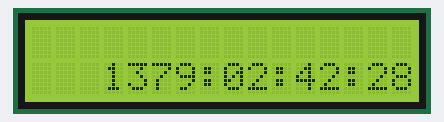
Recording of a sketch running on a simulated Arduino Uno, built with avr-gcc and run on an emulated ATmega328P. On the bench: 16×2 character LCD.

Above: at 0.1 s.
At 4.2 s:
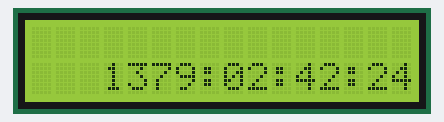
At 9.3 s:
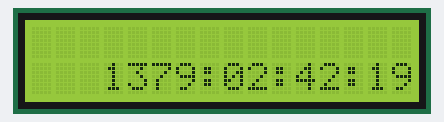
At 19.4 s:
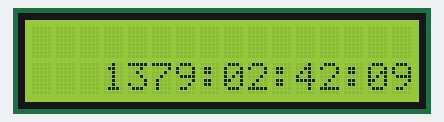
At 28.5 s:
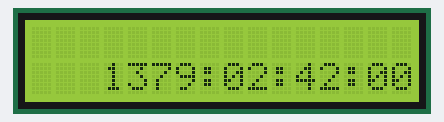
At 38.7 s:
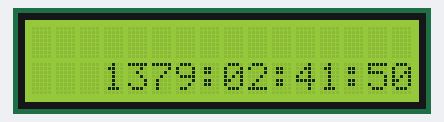

Measured:
- what the display in image 1 shows lasts 1.1 s, from 4.1 s to 5.2 s

The sketch:

test_countdown.ino
```cpp
#include <Wire.h>
#include <LCD.h>
#include <LiquidCrystal_I2C.h>
int days= 1379;
int hours = 2; // start hours
int minutes = 42; //start min
int seconds = 28;
LiquidCrystal_I2C  lcd(0x27,2,1,0,4,5,6,7); // 0x27 is the I2C bus address for an unmodified module

void setup()
{
    lcd.setBacklightPin(3,POSITIVE);
    lcd.setBacklight(HIGH); // NOTE: You can turn the backlight off by setting it to LOW instead of HIGH
    lcd.begin(16, 2);
    lcd.clear();
}

void loop()
{
    //lcd.print("Count Down Timer ");

 // lcd.scrollDisplayLeft();
 // wait a bit:
 //1`delay(150);

 while (days>=0 ||hours > 0 || minutes > 0 || seconds >= 0) {

 lcd.setCursor(3, 2);
  (days < 10) ? lcd.print("0") : NULL;
 lcd.print(days);
 lcd.print(":");
 (hours < 10) ? lcd.print("0") : NULL;
 lcd.print(hours);
 lcd.print(":");
 (minutes < 10) ? lcd.print("0") : NULL;
 lcd.print(minutes);
 lcd.print(":");
 (seconds < 10) ? lcd.print("0") : NULL;
 lcd.print(seconds);
 lcd.display();
 stepDown();
 delay(1000);
 }
}
void stepDown() {
 if (seconds > 0) {
 seconds -= 1;
 } else {
   if (minutes > 0) {
      seconds = 59;
      minutes -= 1;
    } else {
        if (hours > 0) {
            seconds = 59;
            minutes = 59;
            hours -= 1;
        } else {
            if (days > 0) {
            seconds = 59;
            minutes = 59;
            hours -= 1;
            days-=1;
                }else {
                   trigger();
                       }
                }
         }
 }
}

void trigger() {
 lcd.clear(); // clears the screen and buffer
 lcd.setCursor(5, 1); // set timer position on lcd for end.

 lcd.println("END ");
 delay(1000);

 lcd.display();
}
```
